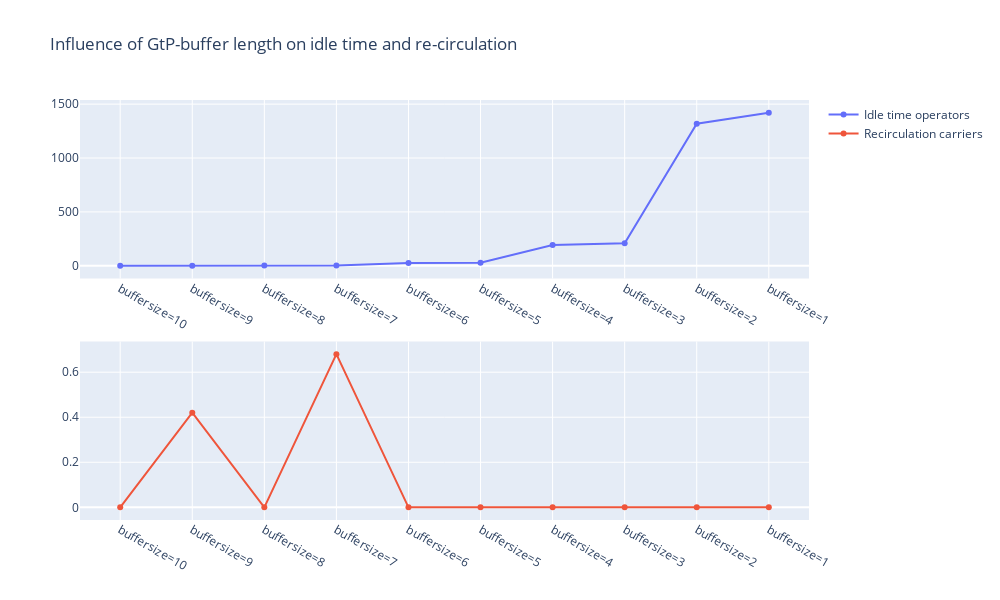

Here is the notebook cell this chart was saved with:
### Code cell
plot_from_dict(diff_lane_r, 'GtP-buffer length')

### Figure 1 — Plotly figure (JSON) as saved in the notebook; plotly's stock layout.template omitted (floating-point values rounded to 4 significant figures)
{"data": [{"name": "Idle time operators", "type": "scatter", "x": ["buffersize=10", "buffersize=9", "buffersize=8", "buffersize=7", "buffersize=6", "buffersize=5", "buffersize=4", "buffersize=3", "buffersize=2", "buffersize=1"], "xaxis": "x", "y": [0, 0, 1.86, 2.5, 26.28, 29.3, 192.5, 208.3, 1319.0, 1421.0], "yaxis": "y"}, {"name": "Recirculation carriers", "type": "scatter", "x": ["buffersize=10", "buffersize=9", "buffersize=8", "buffersize=7", "buffersize=6", "buffersize=5", "buffersize=4", "buffersize=3", "buffersize=2", "buffersize=1"], "xaxis": "x2", "y": [0, 0.42, 0, 0.68, 0, 0, 0, 0, 0, 0], "yaxis": "y2"}], "layout": {"height": 600, "title": {"text": "Influence of GtP-buffer length on idle time and re-circulation"}, "width": 1000, "xaxis": {"anchor": "y", "domain": [0, 1]}, "xaxis2": {"anchor": "y2", "domain": [0, 1]}, "yaxis": {"anchor": "x", "domain": [0.575, 1]}, "yaxis2": {"anchor": "x2", "domain": [0, 0.425]}}}
